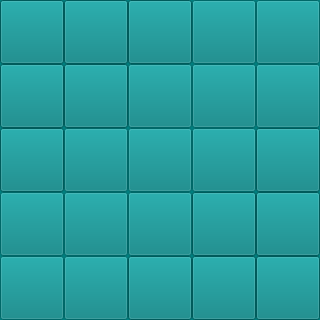
  <widget class="QWidget" name="widget_board" native="true">
   <property name="geometry">
    <rect>
     <x>20</x>
     <y>20</y>
     <width>320</width>
     <height>320</height>
    </rect>
   </property>
   <property name="minimumSize">
    <size>
     <width>320</width>
     <height>320</height>
    </size>
   </property>
   <property name="maximumSize">
    <size>
     <width>320</width>
     <height>320</height>
    </size>
   </property>
   <property name="styleSheet">
    <string notr="true">QWidget{
background-color: rgb(0, 127, 127);
color: rgb(0, 0, 0);
font: 28pt &quot;DFYeaSong-B5&quot;;
}

QPushButton[color=&quot;Red&quot;]{background-color: rgb(200, 0, 0);}
QPushButton[color=&quot;Blue&quot;]{background-color: rgb(0, 0, 200);}

QPushButton[type=&quot;From&quot;][color=&quot;Red&quot;]{background-color: rgb(125, 0, 0)}
QPushButton[type=&quot;From&quot;][color=&quot;Blue&quot;]{background-color: rgb(0, 0, 125);}

QPushButton[type=&quot;CanTo&quot;]{background-color: rgb(0, 180, 180)}
QPushButton[type=&quot;CanTo&quot;][color=&quot;Blue&quot;]{background-color: rgb(1, 114, 200)}
QPushButton[type=&quot;CanTo&quot;][color=&quot;Red&quot;]{background-color: rgb(200, 97, 97)}
</string>
   </property>
   <layout class="QGridLayout" name="gridLayout">
    <property name="leftMargin">
     <number>0</number>
    </property>
    <property name="topMargin">
     <number>0</number>
    </property>
    <property name="rightMargin">
     <number>0</number>
    </property>
    <property name="bottomMargin">
     <number>0</number>
    </property>
    <property name="spacing">
     <number>0</number>
    </property>
    <item row="2" column="0">
     <widget class="QPushButton" name="piece_20">
      <property name="minimumSize">
       <size>
        <width>64</width>
        <height>64</height>
       </size>
      </property>
      <property name="maximumSize">
       <size>
        <width>64</width>
        <height>64</height>
       </size>
      </property>
      <property name="text">
       <string/>
      </property>
      <property name="type" stdset="0">
       <string/>
      </property>
      <property name="color" stdset="0">
       <string>Red</string>
      </property>
      <property name="redpos" stdset="0">
       <string>E3</string>
      </property>
      <property name="bluepos" stdset="0">
       <string>A3</string>
      </property>
     </widget>
    </item>
    <item row="2" column="4">
     <widget class="QPushButton" name="piece_24">
      <property name="minimumSize">
       <size>
        <width>64</width>
        <height>64</height>
       </size>
      </property>
      <property name="maximumSize">
       <size>
        <width>64</width>
        <height>64</height>
       </size>
      </property>
      <property name="styleSheet">
       <string notr="true"/>
      </property>
      <property name="text">
       <string/>
      </property>
      <property name="type" stdset="0">
       <string/>
      </property>
      <property name="color" stdset="0">
       <string>Blue</string>
      </property>
      <property name="redpos" stdset="0">
       <string>A3</string>
      </property>
      <property name="bluepos" stdset="0">
       <string>E3</string>
      </property>
     </widget>
    </item>
    <item row="0" column="3">
     <widget class="QPushButton" name="piece_03">
      <property name="enabled">
       <bool>false</bool>
      </property>
      <property name="minimumSize">
       <size>
        <width>64</width>
        <height>64</height>
       </size>
      </property>
      <property name="maximumSize">
       <size>
        <width>64</width>
        <height>64</height>
       </size>
      </property>
      <property name="text">
       <string/>
      </property>
      <property name="checkable">
       <bool>false</bool>
      </property>
      <property name="type" stdset="0">
       <string/>
      </property>
      <property name="color" stdset="0">
       <string/>
      </property>
      <property name="redpos" stdset="0">
       <string>B1</string>
      </property>
      <property name="bluepos" stdset="0">
       <string>D5</string>
      </property>
     </widget>
    </item>
    <item row="0" column="2">
     <widget class="QPushButton" name="piece_02">
      <property name="minimumSize">
       <size>
        <width>64</width>
        <height>64</height>
       </size>
      </property>
      <property name="maximumSize">
       <size>
        <width>64</width>
        <height>64</height>
       </size>
      </property>
      <property name="text">
       <string/>
      </property>
      <property name="type" stdset="0">
       <string/>
      </property>
      <property name="color" stdset="0">
       <string>Red</string>
      </property>
      <property name="redpos" stdset="0">
       <string>C1</string>
      </property>
      <property name="bluepos" stdset="0">
       <string>C5</string>
      </property>
     </widget>
    </item>
    <item row="0" column="1">
     <widget class="QPushButton" name="piece_01">
      <property name="minimumSize">
       <size>
        <width>64</width>
        <height>64</height>
       </size>
      </property>
      <property name="maximumSize">
       <size>
        <width>64</width>
        <height>64</height>
       </size>
      </property>
      <property name="styleSheet">
       <string notr="true"/>
      </property>
      <property name="text">
       <string/>
      </property>
      <property name="type" stdset="0">
       <string/>
      </property>
      <property name="color" stdset="0">
       <string>Red</string>
      </property>
      <property name="redpos" stdset="0">
       <string>D1</string>
      </property>
      <property name="bluepos" stdset="0">
       <string>B5</string>
      </property>
     </widget>
    </item>
    <item row="3" column="4">
     <widget class="QPushButton" name="piece_34">
      <property name="minimumSize">
       <size>
        <width>64</width>
        <height>64</height>
       </size>
      </property>
      <property name="maximumSize">
       <size>
        <width>64</width>
        <height>64</height>
       </size>
      </property>
      <property name="styleSheet">
       <string notr="true"/>
      </property>
      <property name="text">
       <string/>
      </property>
      <property name="type" stdset="0">
       <string/>
      </property>
      <property name="color" stdset="0">
       <string>Blue</string>
      </property>
      <property name="redpos" stdset="0">
       <string>A4</string>
      </property>
      <property name="bluepos" stdset="0">
       <string>E2</string>
      </property>
     </widget>
    </item>
    <item row="4" column="2">
     <widget class="QPushButton" name="piece_42">
      <property name="minimumSize">
       <size>
        <width>64</width>
        <height>64</height>
       </size>
      </property>
      <property name="maximumSize">
       <size>
        <width>64</width>
        <height>64</height>
       </size>
      </property>
      <property name="styleSheet">
       <string notr="true"/>
      </property>
      <property name="text">
       <string/>
      </property>
      <property name="type" stdset="0">
       <string/>
      </property>
      <property name="color" stdset="0">
       <string>Blue</string>
      </property>
      <property name="redpos" stdset="0">
       <string>C5</string>
      </property>
      <property name="bluepos" stdset="0">
       <string>C1</string>
      </property>
     </widget>
    </item>
    <item row="1" column="0">
     <widget class="QPushButton" name="piece_10">
      <property name="minimumSize">
       <size>
        <width>64</width>
        <height>64</height>
       </size>
      </property>
      <property name="maximumSize">
       <size>
        <width>64</width>
        <height>64</height>
       </size>
      </property>
      <property name="text">
       <string/>
      </property>
      <property name="type" stdset="0">
       <string/>
      </property>
      <property name="color" stdset="0">
       <string>Red</string>
      </property>
      <property name="redpos" stdset="0">
       <string>E2</string>
      </property>
      <property name="bluepos" stdset="0">
       <string>A4</string>
      </property>
     </widget>
    </item>
    <item row="1" column="3">
     <widget class="QPushButton" name="piece_13">
      <property name="enabled">
       <bool>false</bool>
      </property>
      <property name="minimumSize">
       <size>
        <width>64</width>
        <height>64</height>
       </size>
      </property>
      <property name="maximumSize">
       <size>
        <width>64</width>
        <height>64</height>
       </size>
      </property>
      <property name="text">
       <string/>
      </property>
      <property name="checkable">
       <bool>false</bool>
      </property>
      <property name="type" stdset="0">
       <string/>
      </property>
      <property name="color" stdset="0">
       <string/>
      </property>
      <property name="redpos" stdset="0">
       <string>B2</string>
      </property>
      <property name="bluepos" stdset="0">
       <string>D4</string>
      </property>
     </widget>
    </item>
    <item row="2" column="1">
     <widget class="QPushButton" name="piece_21">
      <property name="enabled">
       <bool>false</bool>
      </property>
      <property name="minimumSize">
       <size>
        <width>64</width>
        <height>64</height>
       </size>
      </property>
      <property name="maximumSize">
       <size>
        <width>64</width>
        <height>64</height>
       </size>
      </property>
      <property name="text">
       <string/>
      </property>
      <property name="checkable">
       <bool>false</bool>
      </property>
      <property name="type" stdset="0">
       <string/>
      </property>
      <property name="color" stdset="0">
       <string/>
      </property>
      <property name="redpos" stdset="0">
       <string>D3</string>
      </property>
      <property name="bluepos" stdset="0">
       <string>B3</string>
      </property>
     </widget>
    </item>
    <item row="3" column="2">
     <widget class="QPushButton" name="piece_32">
      <property name="enabled">
       <bool>false</bool>
      </property>
      <property name="minimumSize">
       <size>
        <width>64</width>
        <height>64</height>
       </size>
      </property>
      <property name="maximumSize">
       <size>
        <width>64</width>
        <height>64</height>
       </size>
      </property>
      <property name="text">
       <string/>
      </property>
      <property name="checkable">
       <bool>false</bool>
      </property>
      <property name="type" stdset="0">
       <string/>
      </property>
      <property name="color" stdset="0">
       <string/>
      </property>
      <property name="redpos" stdset="0">
       <string>C4</string>
      </property>
      <property name="bluepos" stdset="0">
       <string>C2</string>
      </property>
     </widget>
    </item>
    <item row="3" column="1">
     <widget class="QPushButton" name="piece_31">
      <property name="enabled">
       <bool>false</bool>
      </property>
      <property name="minimumSize">
       <size>
        <width>64</width>
        <height>64</height>
       </size>
      </property>
      <property name="maximumSize">
       <size>
        <width>64</width>
        <height>64</height>
       </size>
      </property>
      <property name="text">
       <string/>
      </property>
      <property name="checkable">
       <bool>false</bool>
      </property>
      <property name="type" stdset="0">
       <string/>
      </property>
      <property name="color" stdset="0">
       <string/>
      </property>
      <property name="redpos" stdset="0">
       <string>D4</string>
      </property>
      <property name="bluepos" stdset="0">
       <string>B2</string>
      </property>
     </widget>
    </item>
    <item row="4" column="4">
     <widget class="QPushButton" name="piece_44">
      <property name="minimumSize">
       <size>
        <width>64</width>
        <height>64</height>
       </size>
      </property>
      <property name="maximumSize">
       <size>
        <width>64</width>
        <height>64</height>
       </size>
      </property>
      <property name="styleSheet">
       <string notr="true"/>
      </property>
      <property name="text">
       <string/>
      </property>
      <property name="type" stdset="0">
       <string/>
      </property>
      <property name="color" stdset="0">
       <string>Blue</string>
      </property>
      <property name="redpos" stdset="0">
       <string>A5</string>
      </property>
      <property name="bluepos" stdset="0">
       <string>E1</string>
      </property>
     </widget>
    </item>
    <item row="4" column="1">
     <widget class="QPushButton" name="piece_41">
      <property name="enabled">
       <bool>false</bool>
      </property>
      <property name="minimumSize">
       <size>
        <width>64</width>
        <height>64</height>
       </size>
      </property>
      <property name="maximumSize">
       <size>
        <width>64</width>
        <height>64</height>
       </size>
      </property>
      <property name="text">
       <string/>
      </property>
      <property name="checkable">
       <bool>false</bool>
      </property>
      <property name="type" stdset="0">
       <string/>
      </property>
      <property name="color" stdset="0">
       <string/>
      </property>
      <property name="redpos" stdset="0">
       <string>D5</string>
      </property>
      <property name="bluepos" stdset="0">
       <string>B1</string>
      </property>
     </widget>
    </item>
    <item row="3" column="3">
     <widget class="QPushButton" name="piece_33">
      <property name="minimumSize">
       <size>
        <width>64</width>
        <height>64</height>
       </size>
      </property>
      <property name="maximumSize">
       <size>
        <width>64</width>
        <height>64</height>
       </size>
      </property>
      <property name="text">
       <string/>
      </property>
      <property name="type" stdset="0">
       <string/>
      </property>
      <property name="color" stdset="0">
       <string>Blue</string>
      </property>
      <property name="redpos" stdset="0">
       <string>B4</string>
      </property>
      <property name="bluepos" stdset="0">
       <string>D2</string>
      </property>
     </widget>
    </item>
    <item row="3" column="0">
     <widget class="QPushButton" name="piece_30">
      <property name="enabled">
       <bool>false</bool>
      </property>
      <property name="minimumSize">
       <size>
        <width>64</width>
        <height>64</height>
       </size>
      </property>
      <property name="maximumSize">
       <size>
        <width>64</width>
        <height>64</height>
       </size>
      </property>
      <property name="text">
       <string/>
      </property>
      <property name="checkable">
       <bool>false</bool>
      </property>
      <property name="type" stdset="0">
       <string/>
      </property>
      <property name="color" stdset="0">
       <string/>
      </property>
      <property name="redpos" stdset="0">
       <string>E4</string>
      </property>
      <property name="bluepos" stdset="0">
       <string>A2</string>
      </property>
     </widget>
    </item>
    <item row="0" column="4">
     <widget class="QPushButton" name="piece_04">
      <property name="enabled">
       <bool>false</bool>
      </property>
      <property name="minimumSize">
       <size>
        <width>64</width>
        <height>64</height>
       </size>
      </property>
      <property name="maximumSize">
       <size>
        <width>64</width>
        <height>64</height>
       </size>
      </property>
      <property name="text">
       <string/>
      </property>
      <property name="checkable">
       <bool>false</bool>
      </property>
      <property name="type" stdset="0">
       <string/>
      </property>
      <property name="color" stdset="0">
       <string/>
      </property>
      <property name="redpos" stdset="0">
       <string>A1</string>
      </property>
      <property name="bluepos" stdset="0">
       <string>E5</string>
      </property>
     </widget>
    </item>
    <item row="2" column="2">
     <widget class="QPushButton" name="piece_22">
      <property name="enabled">
       <bool>false</bool>
      </property>
      <property name="minimumSize">
       <size>
        <width>64</width>
        <height>64</height>
       </size>
      </property>
      <property name="maximumSize">
       <size>
        <width>64</width>
        <height>64</height>
       </size>
      </property>
      <property name="text">
       <string/>
      </property>
      <property name="checkable">
       <bool>false</bool>
      </property>
      <property name="type" stdset="0">
       <string/>
      </property>
      <property name="color" stdset="0">
       <string/>
      </property>
      <property name="redpos" stdset="0">
       <string>C3</string>
      </property>
      <property name="bluepos" stdset="0">
       <string>C3</string>
      </property>
     </widget>
    </item>
    <item row="2" column="3">
     <widget class="QPushButton" name="piece_23">
      <property name="enabled">
       <bool>false</bool>
      </property>
      <property name="minimumSize">
       <size>
        <width>64</width>
        <height>64</height>
       </size>
      </property>
      <property name="maximumSize">
       <size>
        <width>64</width>
        <height>64</height>
       </size>
      </property>
      <property name="styleSheet">
       <string notr="true"/>
      </property>
      <property name="text">
       <string/>
      </property>
      <property name="checkable">
       <bool>false</bool>
      </property>
      <property name="type" stdset="0">
       <string/>
      </property>
      <property name="color" stdset="0">
       <string/>
      </property>
      <property name="redpos" stdset="0">
       <string>B3</string>
      </property>
      <property name="bluepos" stdset="0">
       <string>D3</string>
      </property>
     </widget>
    </item>
    <item row="4" column="3">
     <widget class="QPushButton" name="piece_43">
      <property name="minimumSize">
       <size>
        <width>64</width>
        <height>64</height>
       </size>
      </property>
      <property name="maximumSize">
       <size>
        <width>64</width>
        <height>64</height>
       </size>
      </property>
      <property name="text">
       <string/>
      </property>
      <property name="type" stdset="0">
       <string/>
      </property>
      <property name="color" stdset="0">
       <string>Blue</string>
      </property>
      <property name="redpos" stdset="0">
       <string>B5</string>
      </property>
      <property name="bluepos" stdset="0">
       <string>D1</string>
      </property>
     </widget>
    </item>
    <item row="1" column="4">
     <widget class="QPushButton" name="piece_14">
      <property name="enabled">
       <bool>false</bool>
      </property>
      <property name="minimumSize">
       <size>
        <width>64</width>
        <height>64</height>
       </size>
      </property>
      <property name="maximumSize">
       <size>
        <width>64</width>
        <height>64</height>
       </size>
      </property>
      <property name="text">
       <string/>
      </property>
      <property name="checkable">
       <bool>false</bool>
      </property>
      <property name="type" stdset="0">
       <string/>
      </property>
      <property name="color" stdset="0">
       <string/>
      </property>
      <property name="redpos" stdset="0">
       <string>A2</string>
      </property>
      <property name="bluepos" stdset="0">
       <string>E4</string>
      </property>
     </widget>
    </item>
    <item row="1" column="2">
     <widget class="QPushButton" name="piece_12">
      <property name="enabled">
       <bool>false</bool>
      </property>
      <property name="minimumSize">
       <size>
        <width>64</width>
        <height>64</height>
       </size>
      </property>
      <property name="maximumSize">
       <size>
        <width>64</width>
        <height>64</height>
       </size>
      </property>
      <property name="text">
       <string/>
      </property>
      <property name="checkable">
       <bool>false</bool>
      </property>
      <property name="type" stdset="0">
       <string/>
      </property>
      <property name="color" stdset="0">
       <string/>
      </property>
      <property name="redpos" stdset="0">
       <string>C2</string>
      </property>
      <property name="bluepos" stdset="0">
       <string>C4</string>
      </property>
     </widget>
    </item>
    <item row="1" column="1">
     <widget class="QPushButton" name="piece_11">
      <property name="minimumSize">
       <size>
        <width>64</width>
        <height>64</height>
       </size>
      </property>
      <property name="maximumSize">
       <size>
        <width>64</width>
        <height>64</height>
       </size>
      </property>
      <property name="text">
       <string/>
      </property>
      <property name="type" stdset="0">
       <string/>
      </property>
      <property name="color" stdset="0">
       <string>Red</string>
      </property>
      <property name="redpos" stdset="0">
       <string>D2</string>
      </property>
      <property name="bluepos" stdset="0">
       <string>B4</string>
      </property>
     </widget>
    </item>
    <item row="4" column="0">
     <widget class="QPushButton" name="piece_40">
      <property name="enabled">
       <bool>false</bool>
      </property>
      <property name="minimumSize">
       <size>
        <width>64</width>
        <height>64</height>
       </size>
      </property>
      <property name="maximumSize">
       <size>
        <width>64</width>
        <height>64</height>
       </size>
      </property>
      <property name="text">
       <string/>
      </property>
      <property name="checkable">
       <bool>false</bool>
      </property>
      <property name="type" stdset="0">
       <string/>
      </property>
      <property name="color" stdset="0">
       <string/>
      </property>
      <property name="redpos" stdset="0">
       <string>E5</string>
      </property>
      <property name="bluepos" stdset="0">
       <string>A1</string>
      </property>
     </widget>
    </item>
    <item row="0" column="0">
     <widget class="QPushButton" name="piece_00">
      <property name="minimumSize">
       <size>
        <width>64</width>
        <height>64</height>
       </size>
      </property>
      <property name="maximumSize">
       <size>
        <width>64</width>
        <height>64</height>
       </size>
      </property>
      <property name="text">
       <string/>
      </property>
      <property name="type" stdset="0">
       <string/>
      </property>
      <property name="color" stdset="0">
       <string>Red</string>
      </property>
      <property name="redpos" stdset="0">
       <string>E1</string>
      </property>
      <property name="bluepos" stdset="0">
       <string>A5</string>
      </property>
     </widget>
    </item>
   </layout>
  </widget>
